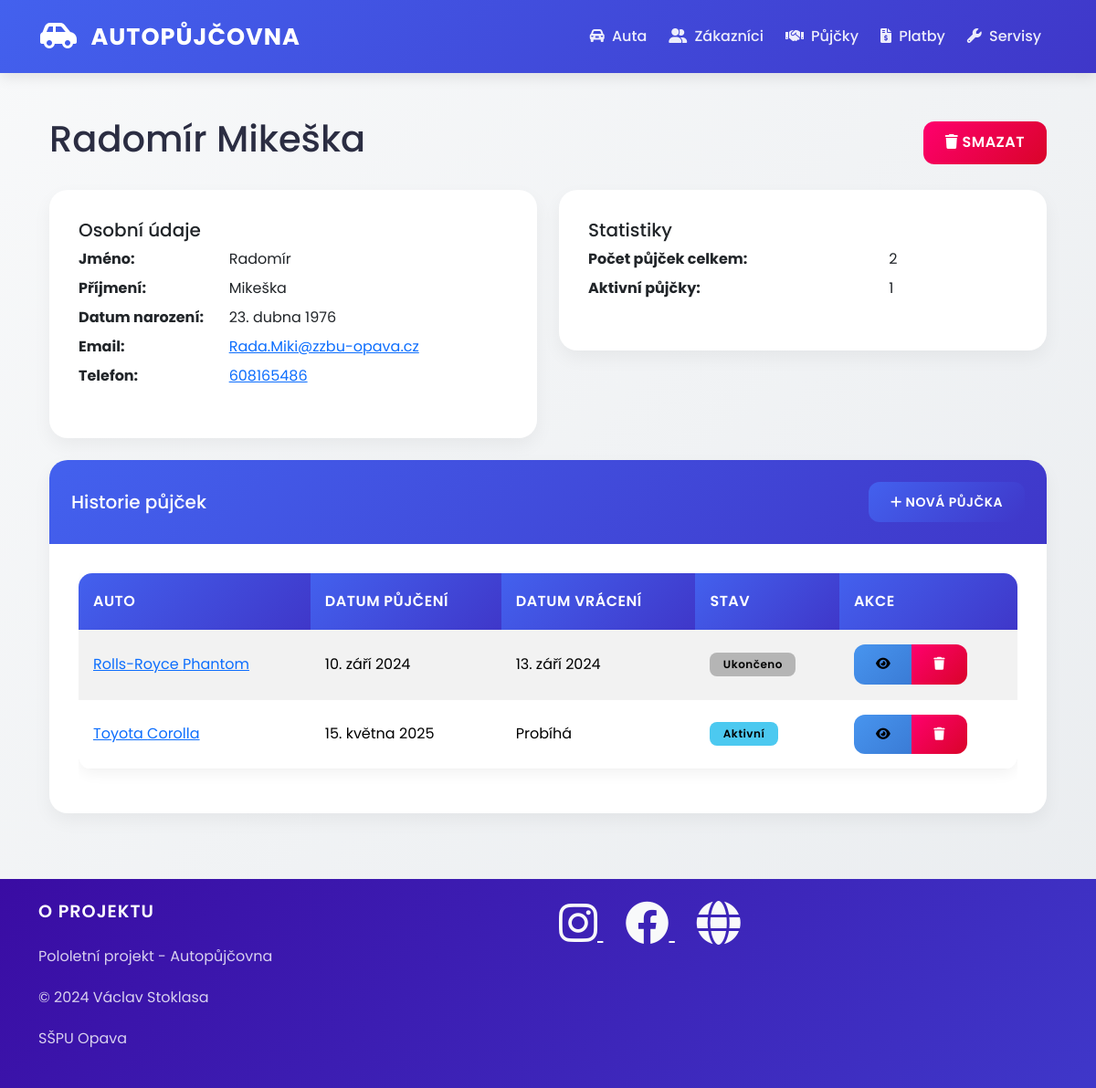
/zakaznici/3/, run on the app's committed database.
### auto/models.py (models this page shows, shortened)
class Zakaznik(models.Model):
    jmeno = models.CharField(max_length=45,verbose_name="Jméno zákazníka",help_text="Zadejte křestní jméno",error_messages={'blank': "Jméno autora musí být vyplněno!"})
    prijmeni = models.CharField(max_length=45,verbose_name="Přijmení zakazníka",help_text="Zadejte přijemní",error_messages={'blank':"Přijmení autora musí být vyplněno!"})
    datum_narozeni = models.DateField(blank=True, null=True, verbose_name='Datum narození')
    email = models.CharField(max_length=38,verbose_name="e-mail zákaznika",help_text="Zadejte e-mail")
    telefon = models.CharField(max_length=9)
    class Meta:
        ordering = ['prijmeni', 'jmeno']
        verbose_name = 'Zakazník'
        verbose_name_plural = 'Zákazníci'

class Pujcka(models.Model):
    datum_pujceni = models.DateField()
    datum_vraceni = models.DateField(blank=True, null=True)
    zakaznik = models.ForeignKey(Zakaznik, on_delete=models.CASCADE)
    auto = models.ForeignKey(Auto, on_delete=models.CASCADE)
    cena = models.DecimalField(max_digits=10, decimal_places=2)
    class Meta:
        verbose_name = "Pujcka"
        verbose_name_plural = "Pujcky   "

class Auto(models.Model):
    znacka = models.CharField(max_length=45,verbose_name="Značka auta",help_text="Zadejte značku auta")
    model = models.CharField(max_length=45,verbose_name="Model dané značky auta")
    rok_vyroby = models.PositiveIntegerField(blank=True, null=True, validators=[MinValueValidator(1900), MaxValueValidator(2025)],verbose_name='Rok vydání', help_text='Zadejte rok vydání (1900 - 2025)')
    dostupnost = models.BooleanField()
    cena_za_den = models.DecimalField(max_digits=10, decimal_places=2)
    class Meta:
        verbose_name = "Auto"
        verbose_name_plural = "Auta"

### auto/views.py (the view)
# urls.py: path('zakaznici/<int:pk>/', views.detail_zakaznika, name='detail_zakaznika'),
def detail_zakaznika(request, pk):
    zakaznik = get_object_or_404(Zakaznik, pk=pk)
    aktivni_pujcky = zakaznik.pujcka_set.filter(datum_vraceni__isnull=True).count()
    context = {
        'zakaznik': zakaznik,
        'pujcky': zakaznik.pujcka_set.all(),
        'pocet_aktivnich_pujcek': aktivni_pujcky
    }
    return render(request, 'zakaznici/detail.html', context)

### auto/templates/zakaznici/detail.html (shortened to what this page needs)
{% extends "base.html" %}
{% block content %}
<div class="container">
    <div class="row">
        <div class="col-12">
            <div class="d-flex justify-content-between align-items-center mb-4">
                <h1>{{ zakaznik.jmeno }} {{ zakaznik.prijmeni }}</h1>
                <div>
                    <button type="button" class="btn btn-danger" data-toggle="modal" data-target="#smazatZakaznika">
                        <i class="fas fa-trash"></i> Smazat
                    </button>
                </div>
            </div>
            <div class="row">
                <div class="col-md-6 mb-4">
                    <div class="card">
                        <div class="card-body">
                            <h5 class="card-title">Osobní údaje</h5>
                            <dl class="row">
                                <dt class="col-sm-4">Jméno:</dt>
                                <dd class="col-sm-8">{{ zakaznik.jmeno }}</dd>
                                <dt class="col-sm-4">Příjmení:</dt>
                                <dd class="col-sm-8">{{ zakaznik.prijmeni }}</dd>
                                <dt class="col-sm-4">Datum narození:</dt>
                                <dd class="col-sm-8">{{ zakaznik.datum_narozeni }}</dd>
                                <dt class="col-sm-4">Email:</dt>
                                <dd class="col-sm-8">
                                    <a href="mailto:{{ zakaznik.email }}">{{ zakaznik.email }}</a>
                                </dd>
                                <dt class="col-sm-4">Telefon:</dt>
                                <dd class="col-sm-8">
                                    <a href="tel:{{ zakaznik.telefon }}">{{ zakaznik.telefon }}</a>
                                </dd>
                            </dl>
                        </div>
                    </div>
                </div>
                <div class="col-md-6 mb-4">
                    <div class="card">
                        <div class="card-body">
                            <h5 class="card-title">Statistiky</h5>
                            <dl class="row">
                                <dt class="col-sm-8">Počet půjček celkem:</dt>
                                <dd class="col-sm-4">{{ zakaznik.pujcka_set.count }}</dd>
                                <dt class="col-sm-8">Aktivní půjčky:</dt>
                                <dd class="col-sm-4">
                                    {{ pocet_aktivnich_pujcek }}
                                </dd>
                            </dl>
                        </div>
                    </div>
                </div>
            </div>
            <div class="card">
                <div class="card-header d-flex justify-content-between align-items-center">
                    <h5 class="mb-0">Historie půjček</h5>
                    <a href="{% url 'pridat_pujcku' %}" class="btn btn-primary btn-sm">
                        <i class="fas fa-plus"></i> Nová půjčka
                    </a>
                </div>
                <div class="card-body">
                    <div class="table-responsive">
                        <table class="table table-striped">
                            <thead>
                                <tr>
                                    <th>Auto</th>
                                    <th>Datum půjčení</th>
                                    <th>Datum vrácení</th>
                                    <th>Stav</th>
                                    <th>Akce</th>
                                </tr>
                            </thead>
                            <tbody>
                                {% for pujcka in pujcky %}
                                <tr>
                                    <td>
                                        <a href="{% url 'detail_auta' pujcka.auto.pk %}">
                                            {{ pujcka.auto.znacka }} {{ pujcka.auto.model }}
                                        </a>
                                    </td>
                                    <td>{{ pujcka.datum_pujceni }}</td>
                                    <td>{{ pujcka.datum_vraceni|default:"Probíhá" }}</td>
                                    <td>
                                        {% if not pujcka.datum_vraceni %}
                                        <span class="badge badge-success">Aktivní</span>
                                        {% else %}
                                        <span class="badge badge-secondary">Ukončeno</span>
                                        {% endif %}
                                    </td>
                                    <td>
                                        <div class="btn-group">
                                            <a href="{% url 'detail_pujcky' pujcka.pk %}" class="btn btn-sm btn-info">
                                                <i class="fas fa-eye"></i>
                                            </a>
                                            <button type="button" class="btn btn-sm btn-danger" data-toggle="modal" data-target="#smazatPujcku{{ pujcka.pk }}">
                                                <i class="fas fa-trash"></i>
                                            </button>
                                        </div>
                                    </td>
                                </tr>
                                {% empty %}
                                <tr>
                                    <td colspan="5" class="text-center">Žádné půjčky</td>
                                </tr>
                                {% endfor %}
                            </tbody>
                        </table>
                    </div>
                </div>
            </div>
        </div>
    </div>
</div>
{% endblock %}

### static/css/style.css (style rules this page uses)
:root { --primary-color: #4361ee; --secondary-color: #3f37c9; --success-color: #4cc9f0; --info-color: #4895ef; --warning-color: #f72585; --danger-color: #ff006e; --dark-color: #3a0ca3; --light-color: #f8f9fa; --gray-color: #b5b5b5; }
body { font-family: 'Poppins', sans-serif; background: linear-gradient(135deg, #f8f9fa 0%, #e9ecef 100%); color: #2b2d42; min-height: 100vh; }
.card { border: none; border-radius: 20px; box-shadow: 0 8px 20px rgba(0, 0, 0, 0.05); transition: all 0.3s ease; background: white; overflow: hidden; }
.card-header { background: linear-gradient(135deg, var(--primary-color) 0%, var(--secondary-color) 100%); color: white; border-bottom: none; padding: 1.5rem; font-weight: 600; }
.card-body { padding: 2rem; }
.btn { border-radius: 12px; padding: 0.7rem 1.5rem; font-weight: 600; text-transform: uppercase; letter-spacing: 0.5px; transition: all 0.3s ease; position: relative; overflow: hidden; }
.btn::after { content: ''; position: absolute; top: 0; left: 0; width: 100%; height: 100%; background: linear-gradient(rgba(255,255,255,0.2), transparent); opacity: 0; transition: opacity 0.3s ease; }
.btn-primary { background: linear-gradient(135deg, var(--primary-color) 0%, var(--secondary-color) 100%); border: none; }
.btn-info { background: linear-gradient(135deg, var(--info-color) 0%, #3a7bd5 100%); border: none; }
.btn-danger { background: linear-gradient(135deg, var(--danger-color) 0%, #d90429 100%); border: none; }
.table { background: white; border-radius: 15px; overflow: hidden; box-shadow: 0 5px 15px rgba(0, 0, 0, 0.05); }
.table thead th { background: linear-gradient(135deg, var(--primary-color) 0%, var(--secondary-color) 100%); color: white; font-weight: 600; text-transform: uppercase; letter-spacing: 0.5px; padding: 1.2rem 1rem; border: none; }
.table tbody td { padding: 1rem; vertical-align: middle; border-bottom: 1px solid rgba(0, 0, 0, 0.05); }
.table-striped tbody tr:nth-of-type(odd) { background-color: rgba(67, 97, 238, 0.05); }
.badge { padding: 0.6em 1.2em; border-radius: 8px; font-weight: 600; letter-spacing: 0.5px; }
.badge.badge-success, .badge.bg-success { background: var(--success-color) !important; color: #000 !important; }
.badge.badge-secondary, .badge.bg-secondary { background: var(--gray-color) !important; color: #000 !important; }

### data on the page
Zakaznik: jmeno "Radomír", prijmeni "Mikeška", datum_narozeni "23. dubna 1976", email "Rada.Miki@zzbu-opava.cz", telefon "608165486", pujcka_set.count "2"
Pujcka: auto.znacka "Rolls-Royce", auto.model "Phantom", datum_pujceni "10. září 2024", datum_vraceni "13. září 2024", shows "Ukončeno"
Pujcka: auto.znacka "Toyota", auto.model "Corolla", datum_pujceni "15. května 2025", datum_vraceni "Probíhá", shows "Aktivní"

### other printed values
{{ pocet_aktivnich_pujcek }} "1"
